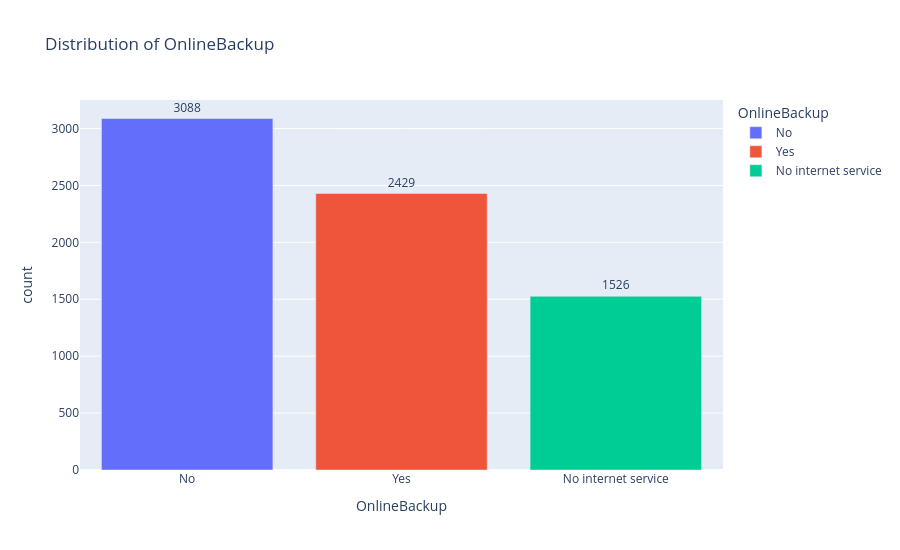

The notebook cell this image was saved under:
### Code cell
distribution('OnlineBackup')

### Figure 1 — Plotly figure (JSON) as saved in the notebook; plotly's stock layout.template omitted (floating-point values rounded to 4 significant figures)
{"data": [{"alignmentgroup": "True", "hovertemplate": "OnlineBackup=%{x}<br>count=%{text}<extra></extra>", "legendgroup": "No", "marker": {"color": "#636efa", "pattern": {"shape": ""}}, "name": "No", "offsetgroup": "No", "orientation": "v", "showlegend": true, "text": [3088], "textposition": "outside", "type": "bar", "x": ["No"], "xaxis": "x", "y": [3088], "yaxis": "y"}, {"alignmentgroup": "True", "hovertemplate": "OnlineBackup=%{x}<br>count=%{text}<extra></extra>", "legendgroup": "Yes", "marker": {"color": "#EF553B", "pattern": {"shape": ""}}, "name": "Yes", "offsetgroup": "Yes", "orientation": "v", "showlegend": true, "text": [2429], "textposition": "outside", "type": "bar", "x": ["Yes"], "xaxis": "x", "y": [2429], "yaxis": "y"}, {"alignmentgroup": "True", "hovertemplate": "OnlineBackup=%{x}<br>count=%{text}<extra></extra>", "legendgroup": "No internet service", "marker": {"color": "#00cc96", "pattern": {"shape": ""}}, "name": "No internet service", "offsetgroup": "No internet service", "orientation": "v", "showlegend": true, "text": [1526], "textposition": "outside", "type": "bar", "x": ["No internet service"], "xaxis": "x", "y": [1526], "yaxis": "y"}], "layout": {"barmode": "relative", "height": 550, "legend": {"title": {"text": "OnlineBackup"}, "tracegroupgap": 0}, "title": {"text": "Distribution of OnlineBackup"}, "width": 900, "xaxis": {"anchor": "y", "categoryarray": ["No", "Yes", "No internet service"], "categoryorder": "array", "domain": [0, 1], "title": {"text": "OnlineBackup"}}, "yaxis": {"anchor": "x", "domain": [0, 1], "title": {"text": "count"}}}}
